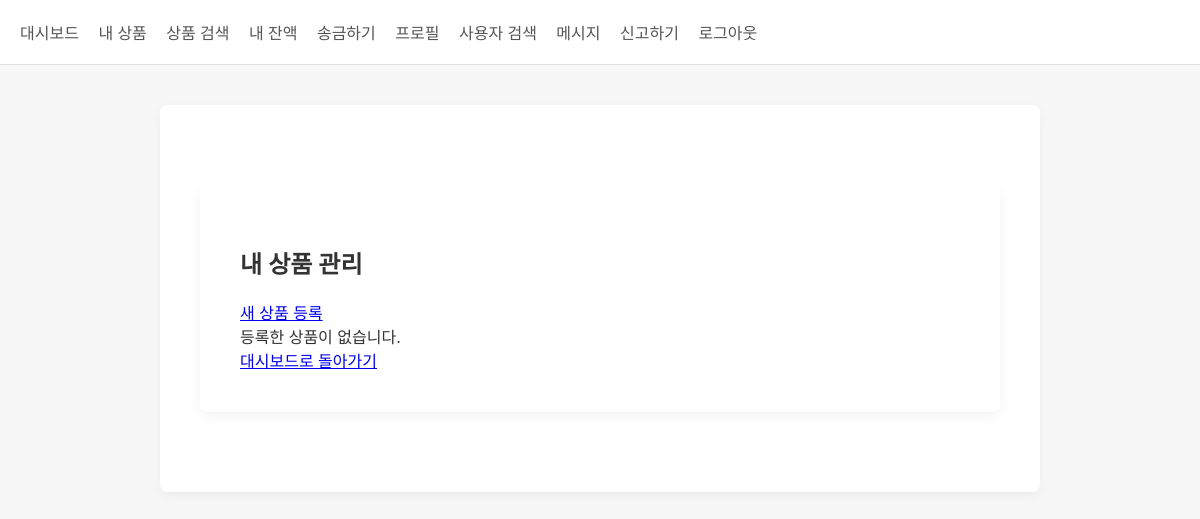
The app's page /my_products (signed in), older data.
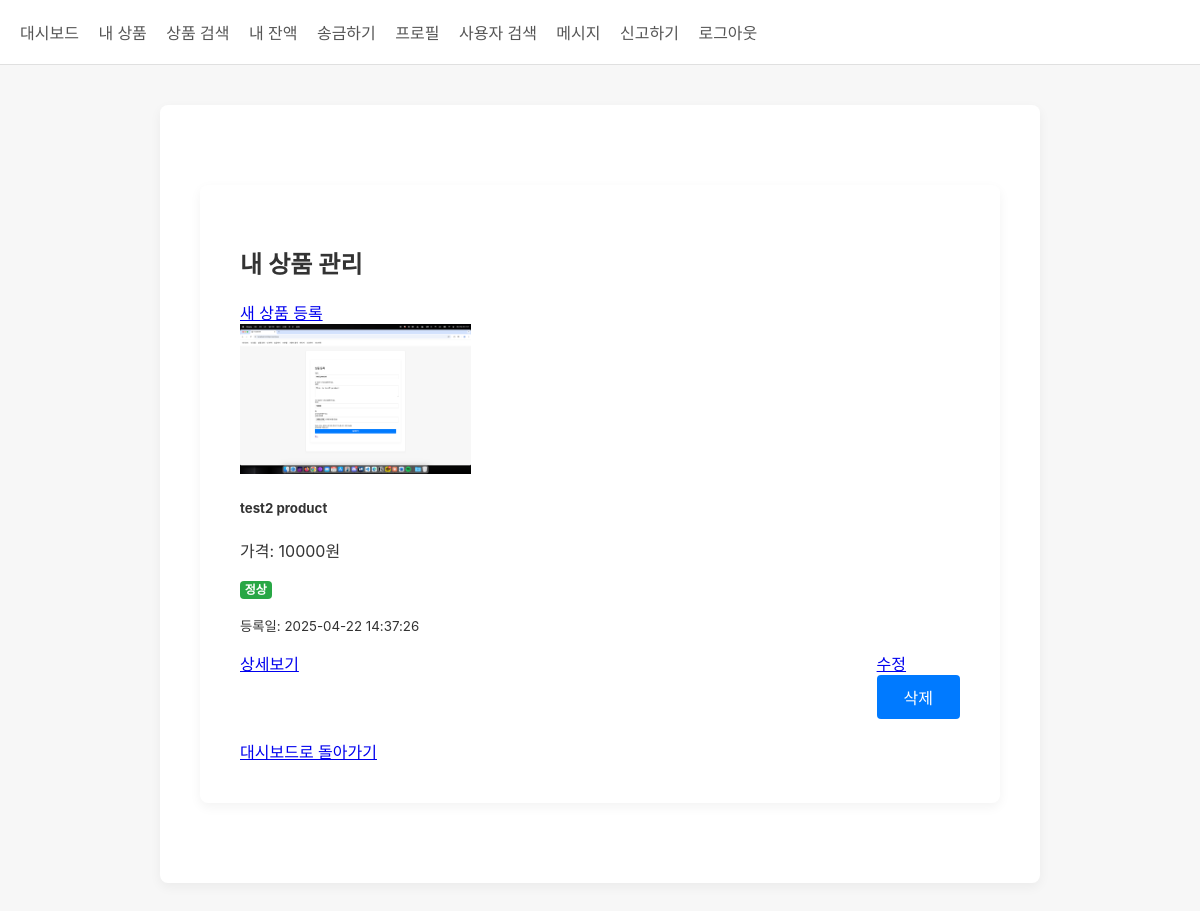
The same page, newer data.
### tables this page shows
CREATE TABLE product (
                id TEXT PRIMARY KEY,
                title TEXT NOT NULL,
                description TEXT NOT NULL,
                price TEXT NOT NULL,
                seller_id TEXT NOT NULL,
                status TEXT DEFAULT 'active',
                report_count INTEGER DEFAULT 0,
                created_at TIMESTAMP DEFAULT CURRENT_TIMESTAMP
            , image_path TEXT);

### app.py (the view)
@app.route('/my_products')
@login_required
def my_products():
    db = get_db()
    cursor = db.cursor()
    cursor.execute("""
        SELECT * FROM product
        WHERE seller_id = ?
        ORDER BY created_at DESC
    """, (session['user_id'],))
    products = cursor.fetchall()
    return render_template('my_products.html', products=products)

### app.py (called while the page is built)
def generate_csrf_token():
    if '_csrf_token' not in session:
        session['_csrf_token'] = secrets.token_hex(16)
    return session['_csrf_token']

def login_required(f):
    @wraps(f)
    def decorated_function(*args, **kwargs):
        if 'user_id' not in session:
            flash('로그인이 필요합니다.')
            return redirect(url_for('login'))
        return f(*args, **kwargs)
    return decorated_function

def get_db():
    db = getattr(g, '_database', None)
    if db is None:
        db = g._database = sqlite3.connect(DATABASE)
        db.row_factory = sqlite3.Row  # 결과를 dict처럼 사용하기 위함
    return db

@app.teardown_appcontext
def close_connection(exception):
    db = getattr(g, '_database', None)
    if db is not None:
        db.close()

@app.after_request
def add_security_headers(response):
    response.headers['Content-Security-Policy'] = "default-src 'self'; script-src 'self' 'unsafe-inline' https://cdnjs.cloudflare.com; style-src 'self' 'unsafe-inline'; img-src 'self' data:;"
    response.headers['X-Frame-Options'] = 'SAMEORIGIN'
    response.headers['X-XSS-Protection'] = '1; mode=block'
    return response

### templates/my_products.html (shortened to what this page needs)
{% extends "base.html" %}
{% block content %}
<div class="container mt-5">
    <h2>내 상품 관리</h2>
    <div class="mb-4">
        <a href="{{ url_for('new_product') }}" class="btn btn-primary">새 상품 등록</a>
    </div>
    {% if products %}
        <div class="row">
            {% for product in products %}
                <div class="col-md-4 mb-4">
                    <div class="card h-100 product-card">
                        <div class="card-img-top text-center pt-3">
                            {% if product.image_path %}
                                <img src="{{ url_for('uploaded_file', filename=product.image_path.split('/')[-1]) }}"
                                     alt="{{ product.title }}" class="product-thumbnail">
                            {% else %}
                                <div class="no-image-placeholder">
                                    <i class="no-image-icon">🖼️</i>
                                </div>
                            {% endif %}
                        </div>
                        <div class="card-body">
                            <h5 class="card-title">{{ product.title }}</h5>
                            <p class="card-text">가격: {{ product.price }}원</p>
                            <p class="card-text">
                                <span class="badge {% if product.status == 'active' %}badge-success{% elif product.status == 'warning' %}badge-warning{% elif product.status == 'blocked' %}badge-danger{% endif %}">
                                    {% if product.status == 'active' %}정상{% elif product.status == 'warning' %}주의{% elif product.status == 'blocked' %}차단됨{% endif %}
                                </span>
                            </p>
                            <p class="card-text"><small class="text-muted">등록일: {{ product.created_at }}</small></p>
                        </div>
                        <div class="card-footer">
                            <div class="d-flex justify-content-between">
                                <a href="{{ url_for('view_product', product_id=product.id) }}" class="btn btn-sm btn-outline-primary">상세보기</a>
                                <div>
                                    <a href="{{ url_for('edit_product', product_id=product.id) }}" class="btn btn-sm btn-primary">수정</a>
                                    <form method="POST" action="{{ url_for('delete_product', product_id=product.id) }}" class="d-inline" onsubmit="return confirm('정말 삭제하시겠습니까?');">
                                        <button type="submit" class="btn btn-sm btn-danger">삭제</button>
                                    </form>
                                </div>
                            </div>
                        </div>
                    </div>
                </div>
            {% endfor %}
        </div>
    {% else %}
        <div class="alert alert-info">
            등록한 상품이 없습니다.
        </div>
    {% endif %}
    <div class="mt-3">
        <a href="{{ url_for('dashboard') }}" class="btn btn-secondary">대시보드로 돌아가기</a>
    </div>
</div>
{% endblock %}

Row changes from the older to the newer data that the page shows:
added product: image_path (picture), title "test2 product", price "10000", status "정상", created_at "2025-04-22 14:37:26"
Text that changed along with them:
text no longer shown: "등록한 상품이 없습니다."
